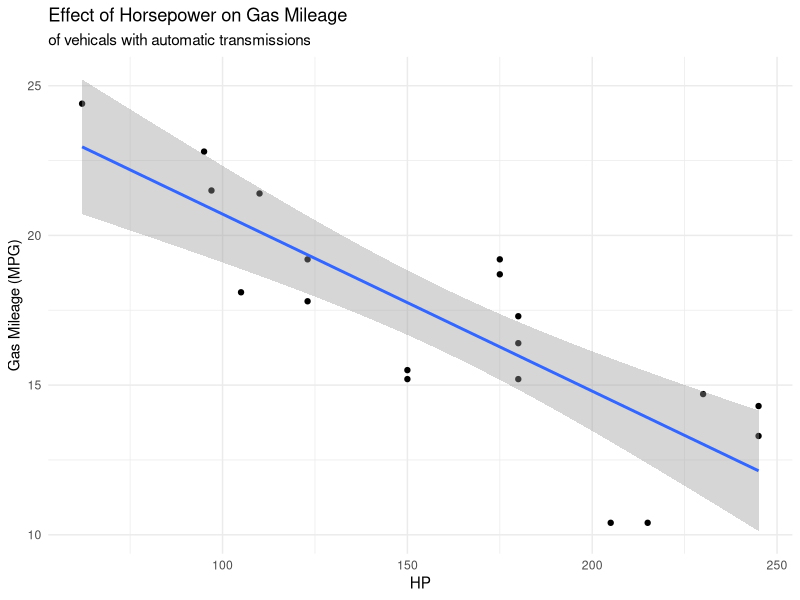
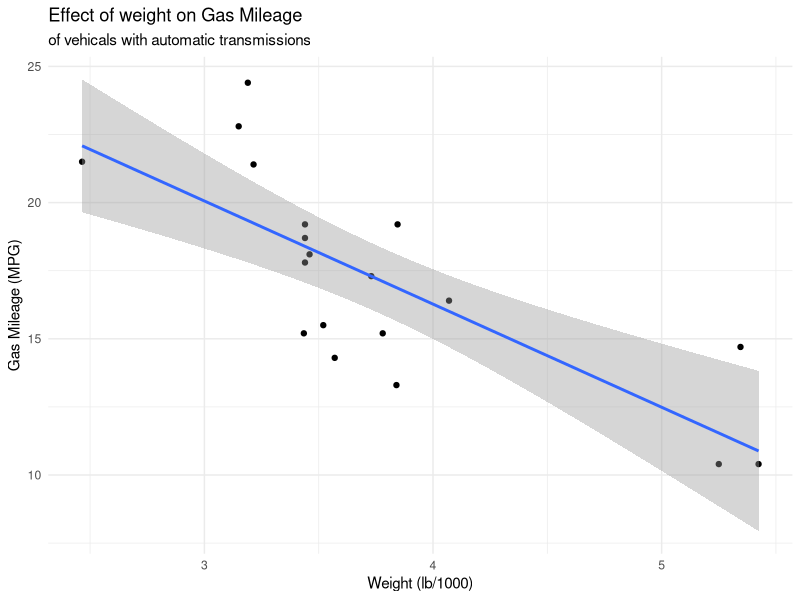

Source code (R) for these figures, in order: (Note: this script raises an error after producing the figures.)
## Trevor D. Millar Assignment 6
 
data(mtcars)#1. Loads mtcars

#2. Subsets mtcars for automotic transmissions
library(tidyverse) #Tidyverse has filter function
mtcars_sub_automatic <- filter(mtcars, am == 0)

#3. Saves the subset as  “automatic_mtcars.csv”
write.csv(mtcars_sub_automatic,"automatic_mtcars.csv")

#4. Plots HP v MPG using ggplot
png("mpg_vs_hp_auto.png")
ggplot(mtcars_sub_automatic, aes(x= hp, y = mpg))+
  labs(title= "Effect of Horsepower on Gas Mileage", subtitle = "of vehicals with automatic transmissions", x="HP", y="Gas Mileage (MPG)")+
  geom_point()+
  theme_minimal()+
  geom_smooth(method = lm)
dev.off()

#5 saves this plot as  “mpg_vs_hp_auto.png"
## I did this in number 4

#6 plots effect of weight on MPG

tiff("mpg_vs_wt_auto.tiff")
ggplot(mtcars_sub_automatic, aes(x= wt, y = mpg))+
  labs(title= "Effect of weight on Gas Mileage", subtitle = "of vehicals with automatic transmissions", x="Weight (lb/1000)", y="Gas Mileage (MPG)")+
  geom_point()+
  theme_minimal()+
  geom_smooth(method = lm)
dev.off()

#7 saves image as a .tiff “mpg_vs_wt_auto.tiff”
names(mtcars)
#8 Subsets original mtcars for displacements less than or equal to 200cu.in
mtcars_sub_displ200<- filter(mtcars, disp<= 200)

#9 saves #8 to csv called mtcars_max200_displ.csv
write.csv(mtcars_sub_displ200,"mtcars_max200_displ.csv")

#10. Codes maximum hp for each dataframe

Maxhp_mtcars <- max(mtcars$hp)
maxhp_htcars_sub_automatic <- max(mtcars_sub_automatic$hp)
maxhp_htcars_sub_displ200 <- max(mtcars_sub_displ200$hp)
write.t
#11. 
write.table(c(Maxhp_mtcars, maxhp_htcars_sub_automatic, maxhp_htcars_sub_displ200),"hp_maximums.txt")

#12. Combines the 3 plots into one image

p1<- ggplot(mtcars, aes(x = wt, y = mpg))+
  geom_point()+
  geom_smooth(method = lm)+
  labs(title = "Effect of Weight on Gas Mileage", subtitle = "of cars in mtcars", x = "Weight (lb/1000)", y = "Gas Mileage (MPG)")+
  theme_minimal()
p2 <-ggplot(mtcars, aes(x ))

p3 <- ggplot(mtcars, aes(x = hp, y = mpg))+
  geom_point()+
  geom_smooth(method = lm)+
  labs(title = "Effect of Horsepower on Gas Mileage", subtitle = "of cars in mtcars", x = "HP", y = "Gas Mileage(MPG)") +
  theme_minimal()
  

p1 + p3
library(patchwork)
